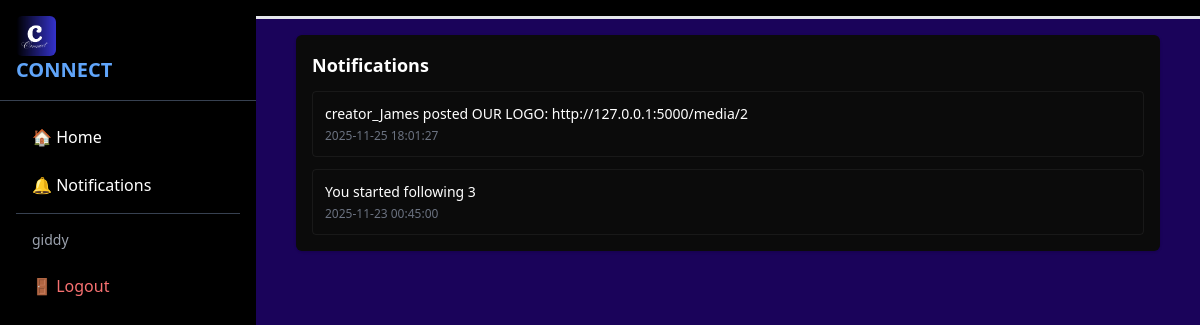
The app's page /notifications (signed in) with its own data.
### tables this page shows
CREATE TABLE notifications (
        id INTEGER PRIMARY KEY AUTOINCREMENT,
        user_id INTEGER,
        message TEXT,
        created_at DATETIME DEFAULT CURRENT_TIMESTAMP,
        read_flag INTEGER DEFAULT 0, target_url TEXT,
        FOREIGN KEY(user_id) REFERENCES users(id)
    );

### app.py (the view)
@app.route('/notifications')
def notifications():
    if not session.get('logged_in'):
        flash('Please login to view notifications', 'error')
        return redirect(url_for('Login'))
    uid = session.get('id')
    conn = sqlite3.connect('Instagram.db')
    cursor = conn.cursor()
    cursor.execute('SELECT id, message, created_at, read_flag FROM notifications WHERE user_id = ? ORDER BY created_at DESC', (uid,))
    rows = cursor.fetchall()
    notes = []
    for r in rows:
        notes.append({'id': r[2], 'message': r[1], 'created_at': r[2], 'read_flag': r[3]})
    try:
        cursor.execute('UPDATE notifications SET read_flag = 1 WHERE user_id = ? AND read_flag = 0', (uid,))
        conn.commit()
    except Exception:
        pass
    conn.close()
    return render_template('notifications.html', notifications=notes)

### app.py (called while the page is built, shortened)
@app.context_processor
def inject_logo_path():
    logo_a = os.path.join(app.static_folder or 'static', 'logo.png')
    logo_b = os.path.join(app.static_folder or 'static', 'uploads', 'LOGO.png')
    if os.path.exists(logo_a):
        return {'LOGO_PATH': url_for('static', filename='logo.png')}
    elif os.path.exists(logo_b):
        return {'LOGO_PATH': url_for('static', filename='uploads/LOGO.png')}
    else:
        return {'LOGO_PATH': url_for('static', filename='uploads/LOGO.png')}

@app.context_processor
def inject_unread_notifications():
    unread = 0
    try:
        if session.get('logged_in'):
            uid = session.get('id')
            conn = sqlite3.connect('Instagram.db')
            cursor = conn.cursor()
            cursor.execute('SELECT COUNT(*) FROM notifications WHERE user_id = ? AND read_flag = 0', (uid,))
            row = cursor.fetchone()
            if row:
                unread = int(row[0] or 0)
            conn.close()
    except Exception:
        unread = 0
    return {'unread_notifications': unread}

@app.before_request
def check_suspension():
    public_paths = ('/login', '/signup', '/forgot', '/reset')
    path = request.path or ''
    if any(path.startswith(p) for p in public_paths):
        return
    if session.get('logged_in'):
        user_id = session.get('id')
        if not user_id:
            return
        conn = sqlite3.connect('Instagram.db')
        cursor = conn.cursor()
        cursor.execute('SELECT suspended_until FROM users WHERE id = ?', (user_id,))
        row = cursor.fetchone()
        conn.close()

### OCONNECT/templates/notifications.html (shortened to what this page needs)
{% extends 'base.html' %}
{% block content %}
  <div class="bg-white shadow rounded-md p-4" data-admin-theme-light="bg-white text-black" data-admin-theme-dark="bg-gray-900 text-white">
    <h2 class="text-lg font-semibold mb-3">Notifications</h2>
    {% if notifications and notifications|length > 0 %}
      <ul class="space-y-3">
        {% for note in notifications %}
          <li class="border rounded p-3 flex items-start justify-between">
            <div class="text-sm">
              <div class="mb-1">{{ note.message }}</div>
              <div class="text-xs text-gray-500">{{ note.created_at }}</div>
            </div>
          </li>
        {% endfor %}
      </ul>
    {% else %}
      <div class="py-8 text-center text-gray-600">You have no notifications.</div>
    {% endif %}
  </div>
{% endblock %}

### OCONNECT/templates/base.html (style rules this page uses)
body[data-theme="dark"] { background-color: #1a035a !important; color: #fff; }
body[data-theme="dark"] .bg-white { background-color: #0b0b0b !important; }
body[data-theme="dark"] .border { border-color: rgba(255,255,255,0.06) !important; }

### records on screen
notifications: message "creator_James posted OUR LOGO: http://127.0.0.1:5000/media/2", created_at "2025-11-25 18:01:27"
notifications: message "You started following 3", created_at "2025-11-23 00:45:00"

### other values on screen
{{ session.get('user') }} "giddy"
